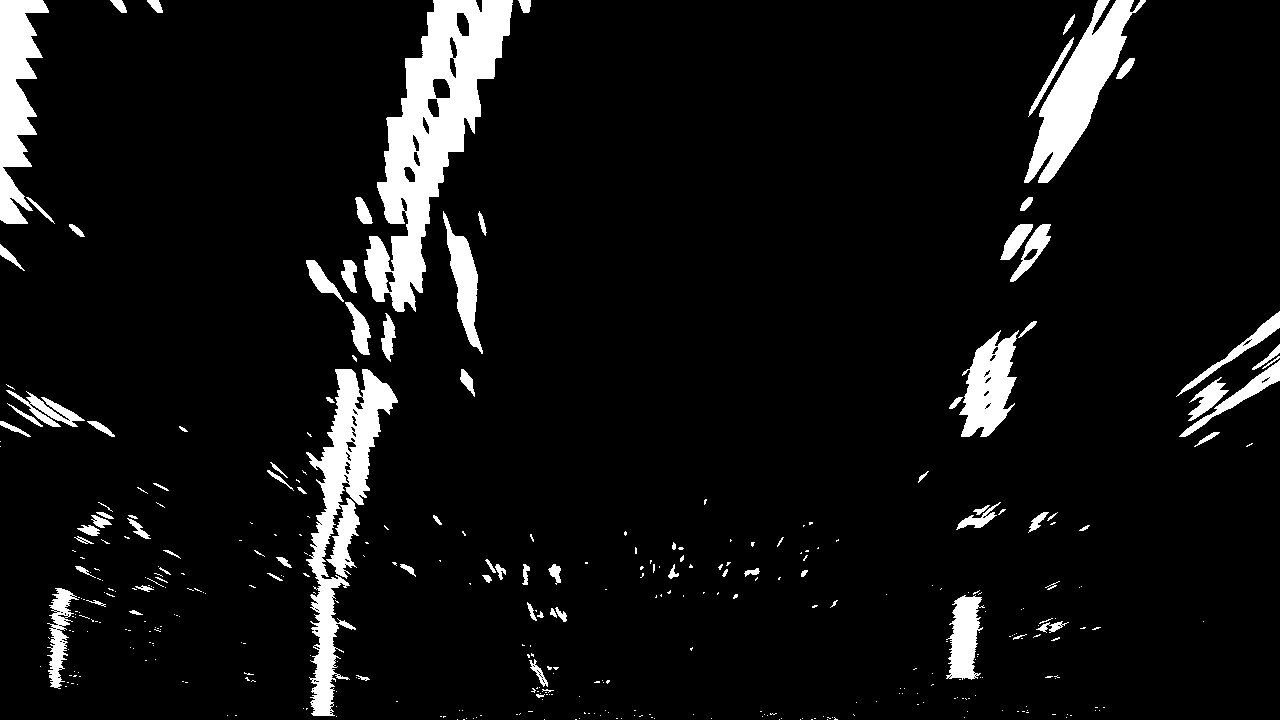
#> input picture warped_example.jpg, 1280 x 720 px
$ jupyter execute --allow-errors Lane_Marking_Tracker.ipynb   (shell and % lines are left out)   (older library calls are emulated)
#> lines starting #> are read from the running program, lines starting #| are printed output that depends on the picture; after the words box and inside, x2 and y2 are one past the last pixel; in counts of white or black regions, pixels touching at a corner belong together
#> further down, warped is the input picture: shape (720, 1280); min 0, max 255, mean 18.5
# Find Lane Markings

### Define a class to receive the characteristics of each line detection

[cell 1]
import numpy as np

# Define a class to receive the characteristics of each line detection
class Line():
    def __init__(self,image_shape):
        self.maxx = image_shape[0]
        # was the line detected in the last iteration?
        self.detected = False
        # x values of the last n fits of the line
        #self.recent_xfitted = []
        #self.recent_yfitted = []
        self.recent_fits = []
        #average x values of the fitted line over the last n iterations
        #self.bestx = None
        #self.besty = None
        #polynomial coefficients averaged over the last n iterations
        self.best_fit = None
        #polynomial coefficients for the most recent fit
        self.current_fit = [np.array([False])]
        #radius of curvature of the line in some units
        self.radius_of_curvature = None
        self.radius_of_curvature_array = []
        #distance in meters of vehicle center from the line
        self.line_base_pos = None
        self.line_base_pos_array = []
        #difference in fit coefficients between last and new fits
        self.diffs = np.array([0,0,0], dtype='float')
        #x values for detected line pixels
        self.allx = None
        #y values for detected line pixels
        self.ally = None

    #getters and setters

    def set_line(self, pointsx, pointsy):
        assert (type(pointsy) is np.ndarray) and (type(pointsx) == np.ndarray)
        assert pointsy.size > 0

        self.allx = pointsx
        self.ally = pointsy

        if self.allx.size > 0:
            self.detected=True
            self.current_fit = np.polyfit(self.ally, self.allx, 2)
            self.radius_of_curvature_array.append(self.__calculate_curvature())
            if len(self.radius_of_curvature_array) >=15:
                self.radius_of_curvature = np.mean(self.radius_of_curvature_array)
                self.radius_of_curvature_array.pop(0)
            self.line_base_pos_array.append(self.__calculate_dist())
            if len(self.line_base_pos_array) >= 15:
                self.line_base_pos= np.mean(self.line_base_pos_array)
                self.line_base_pos_array.pop(0)

            if self.best_fit is None :
                self.best_fit = self.current_fit
        else:
            self.detected=False
            self.current_fit = [np.array([False])]
            self.radius_of_curvature = None
            self.line_base_pos = None
            self.best_fit = None

    def get_curvature(self):
        return self.radius_of_curvature

    def get_distance(self):
        return self.line_base_pos

    def get_fit(self):
        return self.best_fit
        #return self.current_fit

    #predicate methods
    def is_detected(self):
        return self.detected

    #other public methods

    # [17 lines left out: functions is_similar_to, update_average, not called in this run]

    #private methods

    def __calculate_curvature(self):
        ym_per_pix = 30/720 # meters per pixel in y dimension
        xm_per_pix = 3.7/700 # meters per pixel in x dimension
        fit = np.polyfit(self.ally*ym_per_pix, self.allx*xm_per_pix, 2)
        y_eval = np.max(self.ally)
        curvature_radius = ((1 + (2*fit[0]*y_eval*ym_per_pix + fit[1])**2)**1.5) / np.absolute(2*fit[0])
        return curvature_radius

    def __calculate_dist(self):
        xm_per_pix = 3.7/700 # meters per pixel in x dimension
        midpoint = xm_per_pix*self.maxx/2  #midpoint assuming camera is centered

        #get the x value for the lowest y in the image (the one with the highest y value)
        sort_indices= self.ally.argsort()
        x=self.allx[sort_indices]
        return xm_per_pix*x[-1] - midpoint

### Function that corrects distorsion
returns: undistorted image

[cell 2]
import glob
#correct distorsion

def calibrate(calibration_images_path='camera_cal/cal*.jpg'):
    # prepare object points, like (0,0,0), (1,0,0), (2,0,0) ....,(6,5,0)
    objp = np.zeros((6*9,3), np.float32)
    objp[:,:2] = np.mgrid[0:9, 0:6].T.reshape(-1,2)

    # Arrays to store object points and image points from all the images.
    objpoints = [] # 3d points in real world space
    imgpoints = [] # 2d points in image plane.

    # Make a list of calibration images
    images = glob.glob(calibration_images_path)

    # Step through the list and search for chessboard corners
    for idx, fname in enumerate(images):
        img = cv2.imread(fname)
        gray = cv2.cvtColor(img, cv2.COLOR_BGR2GRAY)

        # Find the chessboard corners
        ret, corners = cv2.findChessboardCorners(gray, (9,6), None)

        # If found, add object points, image points
        if ret == True:
            objpoints.append(objp)
            imgpoints.append(corners)

    img_size = (img.shape[1], img.shape[0])
    # Do camera calibration given object points and image points
    ret, mtx, dist, rvecs, tvecs = cv2.calibrateCamera(objpoints, imgpoints, img_size,None,None)
    return ret, mtx, dist

def undistort(img,mtx,dist):
    dst = cv2.undistort(img, mtx, dist, None, mtx)
    return dst

### Function that applies a series of thresholds to an image to detect what seems to be lane markings
returns: a filtered binary image

[cell 3]
#apply thresholds

#apply a simple HSV threshold, leveraging H layer.
# [46 lines left out: functions hls_thresh, abs_sobel_thresh, not called in this run]

#returns: a binary image with emphasis on lane lines

### Function that takes a perspective binary image and returns a birdseye version
returns: birdseye view of lane markings (binary)

[cell 4]
#apply perspective transform

# [9 lines left out: function warper, not called in this run]
#returns: a birds eye version of the binary

### Takes a birdseye view and finds lane patterns using sample window search, returns a list of right and left points to be used for polynomial fit
returns: x and y points for left and right lane markings

[cell 5]
#when the image is new or when the markings have been lost from previous frame, apply sample window search to fit a polynomial
#returns an image with lane markings drawn on original image

import numpy as np
import matplotlib.pyplot as plt
import matplotlib.image as mpimg
import cv2


def find_points_using_windows(binary_warped, nwindows = 9, margin = 100, minpix = 50):

    # Take a histogram of the bottom half of the image
#> called with nwindows = 9, margin = 100, minpix = 50
    histogram = np.sum(binary_warped[binary_warped.shape[0]//2:,:], axis=0)
#> histogram = 1280 values, max 62445 at index 327, min 0 at index 208, mean 5170.2
    # Create an output image to draw on and  visualize the result
    out_img = np.dstack((binary_warped, binary_warped, binary_warped))*255
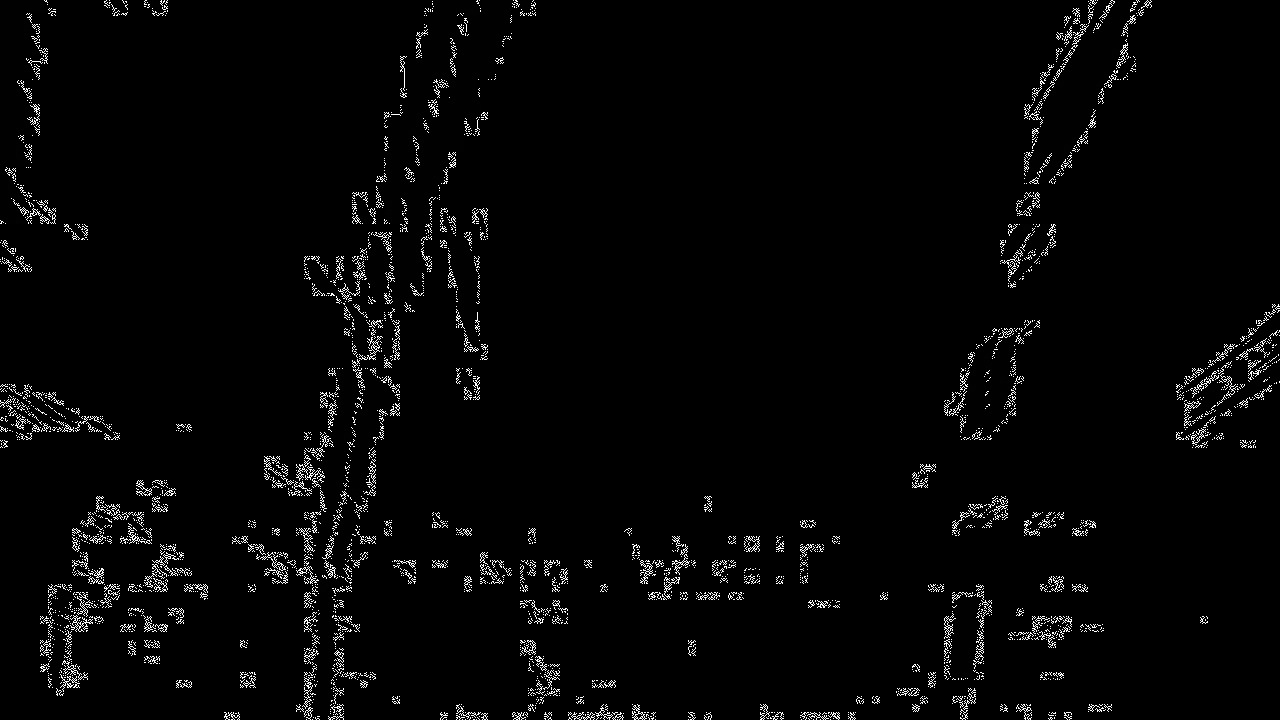
#> out_img: shape (720, 1280, 3); min 0, max 255, mean 6.3
    # Find the peak of the left and right halves of the histogram
    # These will be the starting point for the left and right lines
    midpoint = np.int(histogram.shape[0]//2)
#> midpoint = 640
    leftx_base = np.argmax(histogram[:midpoint])
#> leftx_base = 327
    rightx_base = np.argmax(histogram[midpoint:]) + midpoint
#> rightx_base = 971

    # Set height of windows
    window_height = np.int(binary_warped.shape[0]//nwindows)
#> window_height = 80
    # Identify the x and y positions of all nonzero pixels in the image
    nonzero = binary_warped.nonzero()
#> nonzero = 89486 positions, rows 0 to 719, columns 0 to 1279
    nonzeroy = np.array(nonzero[0])
    nonzerox = np.array(nonzero[1])
    # Current positions to be updated for each window
    leftx_current = leftx_base
#> leftx_current = 327
    rightx_current = rightx_base
#> rightx_current = 971

    # Create empty lists to receive left and right lane pixel indices
    left_lane_inds = []
    right_lane_inds = []

    # Step through the windows one by one
    for window in range(nwindows):
        # Identify window boundaries in x and y (and right and left)
        win_y_low = binary_warped.shape[0] - (window+1)*window_height
        win_y_high = binary_warped.shape[0] - window*window_height
        win_xleft_low = leftx_current - margin
        win_xleft_high = leftx_current + margin
        win_xright_low = rightx_current - margin
        win_xright_high = rightx_current + margin
        # Draw the windows on the visualization image
        cv2.rectangle(out_img,(win_xleft_low,win_y_low),(win_xleft_high,win_y_high),
        (0,255,0), 2)
        cv2.rectangle(out_img,(win_xright_low,win_y_low),(win_xright_high,win_y_high),
        (0,255,0), 2)
        # Identify the nonzero pixels in x and y within the window
        good_left_inds = ((nonzeroy >= win_y_low) & (nonzeroy < win_y_high) &
        (nonzerox >= win_xleft_low) &  (nonzerox < win_xleft_high)).nonzero()[0]
        good_right_inds = ((nonzeroy >= win_y_low) & (nonzeroy < win_y_high) &
        (nonzerox >= win_xright_low) &  (nonzerox < win_xright_high)).nonzero()[0]
        # Append these indices to the lists
        left_lane_inds.append(good_left_inds)
        right_lane_inds.append(good_right_inds)
        # If you found > minpix pixels, recenter next window on their mean position
        if len(good_left_inds) > minpix:
            leftx_current = np.int(np.mean(nonzerox[good_left_inds]))
        if len(good_right_inds) > minpix:
            rightx_current = np.int(np.mean(nonzerox[good_right_inds]))
#> this loop made 9 passes
#> (win_xleft_low, win_xleft_high, win_xright_low, win_xright_high, leftx_current, rightx_current) on passes 1 to 9: (227, 427, 871, 1071, 319, 968), (219, 419, 868, 1068, 327, 989), (227, 427, 889, 1089, 329, 1002), (229, 429, 902, 1102, 344, 977), (244, 444, 877, 1077, 366, 992), (266, 466, 892, 1092, 391, 1021), (291, 491, 921, 1121, 411, 1036), (311, 511, 936, 1136, 432, 1063), (332, 532, 963, 1163, 462, 1097)
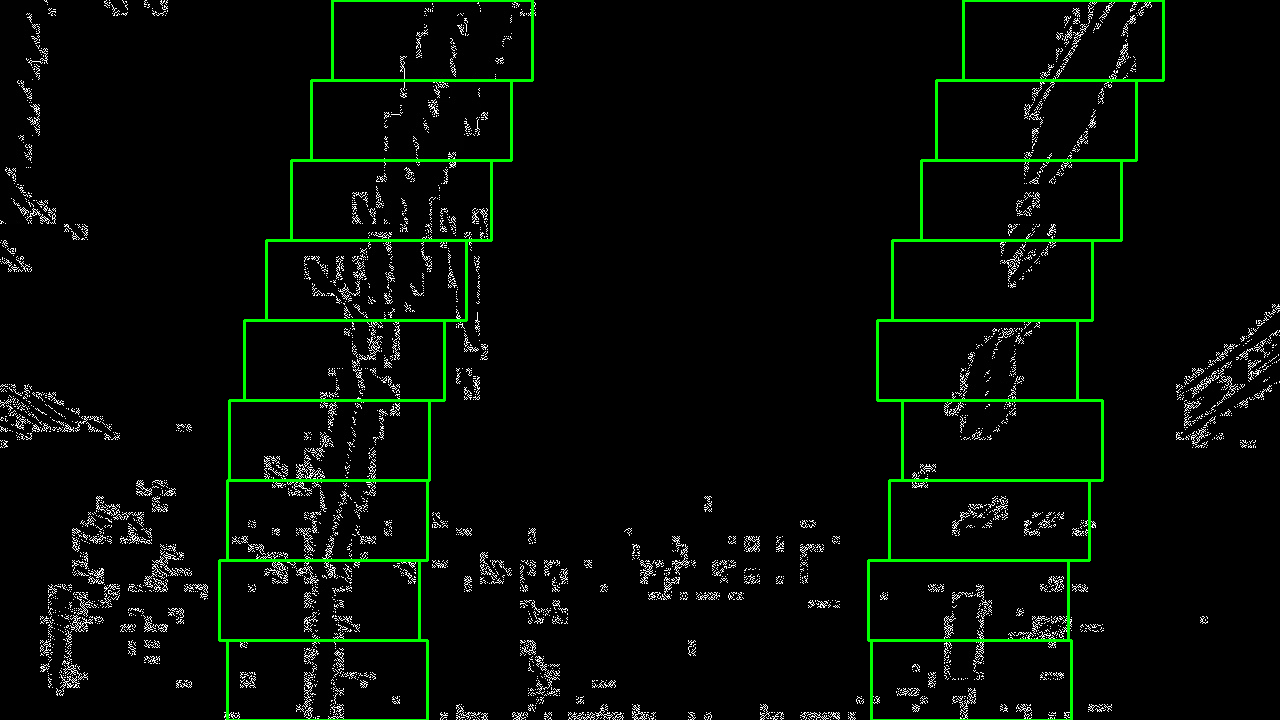
#> out_img: shape (720, 1280, 3); 2.18% of pixels changed, all inside (x1, y1, x2, y2) = (218, 0, 1165, 720); drawn as B, G, R
#> after the loop, left_lane_inds = 9 items; right_lane_inds = 9 items

    # Concatenate the arrays of indices
    left_lane_inds = np.concatenate(left_lane_inds)
    right_lane_inds = np.concatenate(right_lane_inds)

    # Extract left and right line pixel positions
    leftx = nonzerox[left_lane_inds]
    lefty = nonzeroy[left_lane_inds]
    rightx = nonzerox[right_lane_inds]
    righty = nonzeroy[right_lane_inds]

    return leftx,lefty,rightx,righty

### Function that uses existing polynomial to find lane markings in a region around polynomial
returns a new polynomial

[cell 6]
# refresh polynomial
# returns polynomial

# [24 lines left out: function refresh_polynomials, not called in this run]

## Pipeline applying transformations to image frames

[cell 7]
# Read in a thresholded image for now...
warped = mpimg.imread('warped_example.jpg')
plt.figure()
plt.imshow(warped,cmap='gray')

right_L = Line(warped.shape)
left_L = Line(warped.shape)

def get_lane_lines(warped,left_line,right_line,nwindows = 9, margin = 100, minpix = 50):
    # window settings
    #window_width = 50
    #window_height = 80 # Break image into 9 vertical layers since image height is 720
    #margin = 100 # How much to slide left and right for searching

    #find lane markings and fit polynomial
    #if no existing or valid polynomial : use window slide
    if not right_line.is_detected() or not left_line.is_detected():
        # Fit a second order polynomial to each
        leftx,lefty,rightx,righty= find_points_using_windows(warped,nwindows, margin, minpix=50)

    else :
        left_fit = left_line.get_fit()
        right_fit = right_line.get_fit()

        leftx,lefty,rightx,righty= refresh_polynomials(left_fit,right_fit,warped)
        if leftx.size ==0 or rightx.size == 0:
            leftx,lefty,rightx,righty=find_points_using_windows(warped,nwindows, margin, minpix=50)

    left_line.set_line(leftx,lefty)
#> in set_line, `self.current_fit = np.polyfit(self.ally, self.allx, 2)`: self.current_fit = [0.000223, -0.391, 478.1]
#> in __calculate_curvature, `fit = np.polyfit(self.ally*ym_per_pix, self.allx*xm_per_pix, 2)`: fit = [0.000679, -0.0496, 2.53]
#> in __calculate_curvature, `y_eval = np.max(self.ally)`: y_eval = 719
#> in __calculate_curvature, `curvature_radius = ((1 + (2*fit[0]*y_eval*ym_per_pix + fit[1])**2)**1...`: curvature_radius = 736.2
#> in set_line, `self.best_fit = self.current_fit`: self.best_fit = [0.000223, -0.391, 478.1]
    right_line.set_line(rightx,righty)

    left_fit = left_line.get_fit()
#> left_fit = [0.000223, -0.391, 478.1]
    right_fit = right_line.get_fit()
#> right_fit = [0.00042, -0.48, 1115.2]

    return left_line, right_line

left_line,right_line=get_lane_lines(warped,left_L,right_L)

#get data for plot
ploty = left_line.ally
left_fit = left_line.get_fit()
#> left_fit = [0.000223, -0.391, 478.1]
left_fitx = left_fit[0]*ploty**2 + left_fit[1]*ploty + left_fit[2]
right_fit = right_line.get_fit()
#> right_fit = [0.00042, -0.48, 1115.2]
right_fitx = right_fit[0]*ploty**2 + right_fit[1]*ploty + right_fit[2]
# Plot up the data
plt.plot(left_fitx, ploty, color='green', linewidth=3)
plt.plot(right_fitx, ploty, color='green', linewidth=3)
plt.xlim(0, 1280)
plt.ylim(0, 720)
plt.gca().invert_yaxis() # to visualize as we do the images

#print('left line dist: ',left_line.get_distance(),'\nright line dist: ',right_line.get_distance())
#print('is similar: ',right_line.is_similar_to(left_line))
#calculate radius of curvature

#return radius of curvature

#unapply perspective transform and visual representation of result and append curvature results to image
#returns an image with lane markings drawn on original image

#display frames
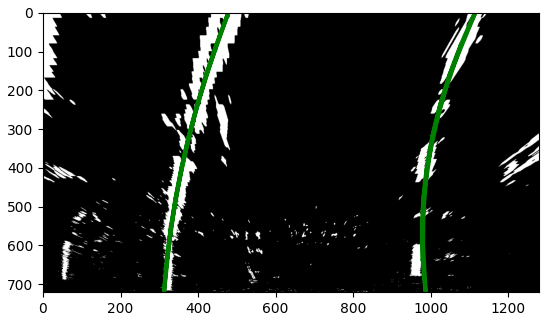
#> figure drawn by matplotlib, 1 panel

[cell 8]
#test for mentoring purposes
plt.imshow(warped, cmap='gray')
leftx,lefty,rightx,righty= find_points_using_windows(warped,9, 100, minpix=50)
#> the loop in find_points_using_windows (call 2), `for window in range(nwindows):` made 9 passes
nonzero = warped.nonzero()
#> nonzero = 89486 positions, rows 0 to 719, columns 0 to 1279
nonzeroy = np.array(nonzero[0])
nonzerox = np.array(nonzero[1])
margin = 100
print(warped.shape)
#| (720, 1280)
left_lane_inds = ((nonzerox > (left_fit[0]*(nonzeroy**2) + left_fit[1]*nonzeroy +
left_fit[2] - margin)) & (nonzerox < (left_fit[0]*(nonzeroy**2) +
left_fit[1]*nonzeroy + left_fit[2] + margin)))

right_lane_inds = ((nonzerox > (right_fit[0]*(nonzeroy**2) + right_fit[1]*nonzeroy +
right_fit[2] - margin)) & (nonzerox < (right_fit[0]*(nonzeroy**2) +
right_fit[1]*nonzeroy + right_fit[2] + margin)))

px=  (left_fit[0]*(nonzeroy**2) + left_fit[1]*nonzeroy + left_fit[2])
plt.plot(px,nonzeroy, color='red', linewidth = 4)
plt.plot(px+100,nonzeroy, color='yellow', linewidth = 4)
plt.plot(px-100,nonzeroy, color='yellow', linewidth = 4)
plt.scatter([nonzerox],[nonzeroy],color='green', linewidth = .1)
plt.gca().invert_yaxis()

#select pixels within the yellow lines
#fit a new polynomial to these pixels
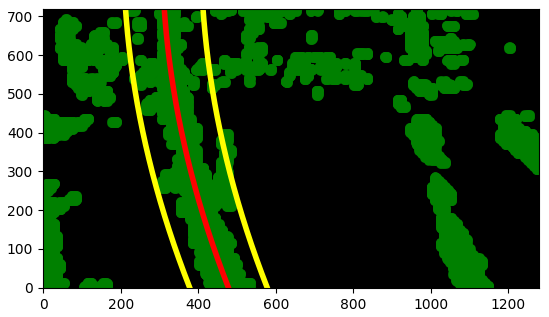
#> figure drawn by matplotlib, 1 panel

#> (a cell that did not finish here is left out)
